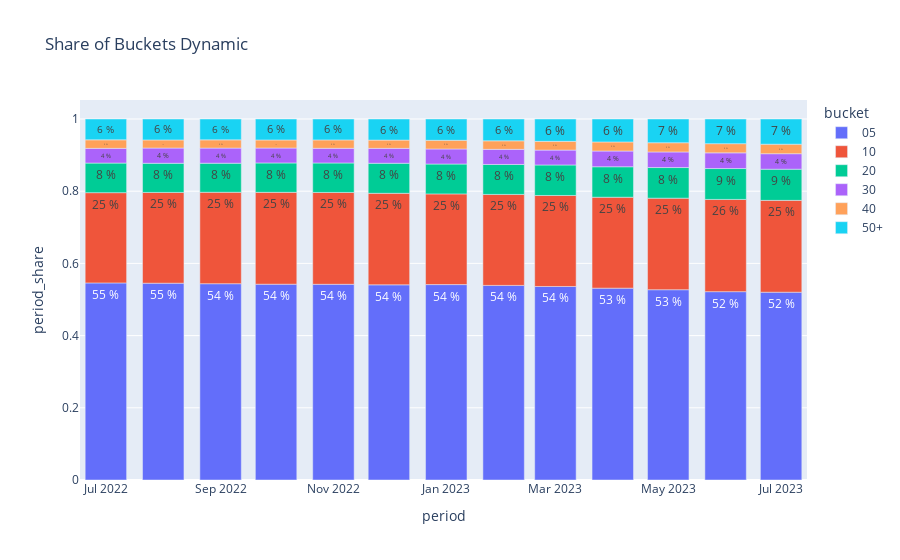

Source (notebook cell):
### Code cell
fig = px.bar(df, 
             x="period", y="period_share", color="bucket",
             text="period_share_p",
             title="Share of Buckets Dynamic")
fig.update_traces(textposition="inside")

fig.write_image(f"/Users/ghostrider/projects/jupyter_working/fig_smb_share.png")

fig.show()

### Figure 1 — Plotly figure (JSON) as saved in the notebook; plotly's stock layout.template omitted (floating-point values rounded to 4 significant figures)
{"data": [{"alignmentgroup": "True", "hovertemplate": "bucket=05<br>period=%{x}<br>period_share=%{y}<br>period_share_p=%{text}<extra></extra>", "legendgroup": "05", "marker": {"color": "#636efa", "pattern": {"shape": ""}}, "name": "05", "offsetgroup": "05", "orientation": "v", "showlegend": true, "text": ["55 %", "55 %", "54 %", "54 %", "54 %", "54 %", "54 %", "54 %", "54 %", "53 %", "53 %", "52 %", "52 %"], "textposition": "inside", "type": "bar", "x": ["2022-07-01", "2022-08-01", "2022-09-01", "2022-10-01", "2022-11-01", "2022-12-01", "2023-01-01", "2023-02-01", "2023-03-01", "2023-04-01", "2023-05-01", "2023-06-01", "2023-07-01"], "xaxis": "x", "y": [0.5459, 0.5452, 0.5438, 0.5424, 0.5421, 0.5407, 0.5413, 0.5391, 0.5361, 0.5314, 0.5271, 0.5217, 0.5202], "yaxis": "y"}, {"alignmentgroup": "True", "hovertemplate": "bucket=10<br>period=%{x}<br>period_share=%{y}<br>period_share_p=%{text}<extra></extra>", "legendgroup": "10", "marker": {"color": "#EF553B", "pattern": {"shape": ""}}, "name": "10", "offsetgroup": "10", "orientation": "v", "showlegend": true, "text": ["25 %", "25 %", "25 %", "25 %", "25 %", "25 %", "25 %", "25 %", "25 %", "25 %", "25 %", "26 %", "25 %"], "textposition": "inside", "type": "bar", "x": ["2022-07-01", "2022-08-01", "2022-09-01", "2022-10-01", "2022-11-01", "2022-12-01", "2023-01-01", "2023-02-01", "2023-03-01", "2023-04-01", "2023-05-01", "2023-06-01", "2023-07-01"], "xaxis": "x", "y": [0.25, 0.2514, 0.2532, 0.2545, 0.2544, 0.2535, 0.2512, 0.252, 0.2521, 0.2519, 0.2536, 0.2555, 0.2544], "yaxis": "y"}, {"alignmentgroup": "True", "hovertemplate": "bucket=20<br>period=%{x}<br>period_share=%{y}<br>period_share_p=%{text}<extra></extra>", "legendgroup": "20", "marker": {"color": "#00cc96", "pattern": {"shape": ""}}, "name": "20", "offsetgroup": "20", "orientation": "v", "showlegend": true, "text": ["8 %", "8 %", "8 %", "8 %", "8 %", "8 %", "8 %", "8 %", "8 %", "8 %", "8 %", "9 %", "9 %"], "textposition": "inside", "type": "bar", "x": ["2022-07-01", "2022-08-01", "2022-09-01", "2022-10-01", "2022-11-01", "2022-12-01", "2023-01-01", "2023-02-01", "2023-03-01", "2023-04-01", "2023-05-01", "2023-06-01", "2023-07-01"], "xaxis": "x", "y": [0.08193, 0.08076, 0.08052, 0.08145, 0.08167, 0.08324, 0.08273, 0.08298, 0.08449, 0.08442, 0.08487, 0.08555, 0.08635], "yaxis": "y"}, {"alignmentgroup": "True", "hovertemplate": "bucket=30<br>period=%{x}<br>period_share=%{y}<br>period_share_p=%{text}<extra></extra>", "legendgroup": "30", "marker": {"color": "#ab63fa", "pattern": {"shape": ""}}, "name": "30", "offsetgroup": "30", "orientation": "v", "showlegend": true, "text": ["4 %", "4 %", "4 %", "4 %", "4 %", "4 %", "4 %", "4 %", "4 %", "4 %", "4 %", "4 %", "4 %"], "textposition": "inside", "type": "bar", "x": ["2022-07-01", "2022-08-01", "2022-09-01", "2022-10-01", "2022-11-01", "2022-12-01", "2023-01-01", "2023-02-01", "2023-03-01", "2023-04-01", "2023-05-01", "2023-06-01", "2023-07-01"], "xaxis": "x", "y": [0.04078, 0.04221, 0.04192, 0.04133, 0.04058, 0.0412, 0.04169, 0.04186, 0.0412, 0.04358, 0.04318, 0.0434, 0.0429], "yaxis": "y"}, {"alignmentgroup": "True", "hovertemplate": "bucket=40<br>period=%{x}<br>period_share=%{y}<br>period_share_p=%{text}<extra></extra>", "legendgroup": "40", "marker": {"color": "#FFA15A", "pattern": {"shape": ""}}, "name": "40", "offsetgroup": "40", "orientation": "v", "showlegend": true, "text": ["2 %", "2 %", "2 %", "2 %", "2 %", "2 %", "2 %", "2 %", "2 %", "3 %", "3 %", "3 %", "3 %"], "textposition": "inside", "type": "bar", "x": ["2022-07-01", "2022-08-01", "2022-09-01", "2022-10-01", "2022-11-01", "2022-12-01", "2023-01-01", "2023-02-01", "2023-03-01", "2023-04-01", "2023-05-01", "2023-06-01", "2023-07-01"], "xaxis": "x", "y": [0.02367, 0.02245, 0.02277, 0.02237, 0.0233, 0.0229, 0.02404, 0.0236, 0.0242, 0.02513, 0.02556, 0.02551, 0.0263], "yaxis": "y"}, {"alignmentgroup": "True", "hovertemplate": "bucket=50+<br>period=%{x}<br>period_share=%{y}<br>period_share_p=%{text}<extra></extra>", "legendgroup": "50+", "marker": {"color": "#19d3f3", "pattern": {"shape": ""}}, "name": "50+", "offsetgroup": "50+", "orientation": "v", "showlegend": true, "text": ["6 %", "6 %", "6 %", "6 %", "6 %", "6 %", "6 %", "6 %", "6 %", "6 %", "7 %", "7 %", "7 %"], "textposition": "inside", "type": "bar", "x": ["2022-07-01", "2022-08-01", "2022-09-01", "2022-10-01", "2022-11-01", "2022-12-01", "2023-01-01", "2023-02-01", "2023-03-01", "2023-04-01", "2023-05-01", "2023-06-01", "2023-07-01"], "xaxis": "x", "y": [0.05768, 0.05798, 0.05778, 0.05803, 0.05792, 0.05846, 0.059, 0.06048, 0.06195, 0.06357, 0.06571, 0.06831, 0.06982], "yaxis": "y"}], "layout": {"barmode": "relative", "legend": {"title": {"text": "bucket"}, "tracegroupgap": 0}, "title": {"text": "Share of Buckets Dynamic"}, "xaxis": {"anchor": "y", "domain": [0, 1], "title": {"text": "period"}}, "yaxis": {"anchor": "x", "domain": [0, 1], "title": {"text": "period_share"}}}}
